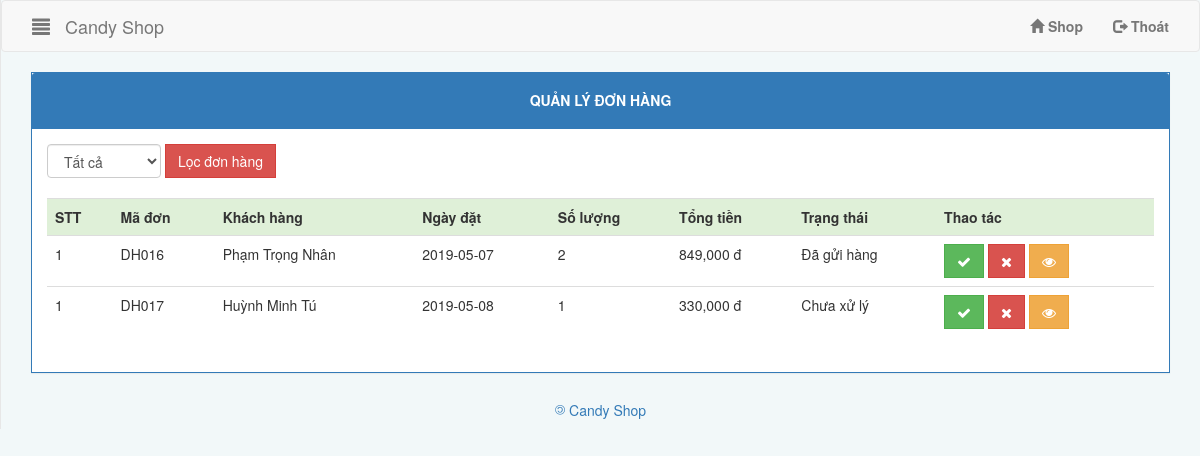
Screenshot of /Admin/Page/Home.php with the database file from the repository.
### tables this page shows
CREATE TABLE `oder` (
  `OderID` int(11) NOT NULL,
  `CustomerID` int(11) NOT NULL,
  `OderDate` date NOT NULL,
  `OderStatus` int(11) NOT NULL,
  `OrderPayment` int(11) NOT NULL,
  `TotalMoney` double NOT NULL,
  `TotalQuantity` int(11) NOT NULL
);

CREATE TABLE `customer` (
  `CustomerID` int(11) NOT NULL,
  `CustomerName` varchar(255) NOT NULL,
  `CustomerPhone` varchar(11) NOT NULL,
  `CustomerEmail` varchar(255) NOT NULL,
  `CustomerAdd` varchar(255) NOT NULL
);

### Admin/User-Control/ManageOrder.php (the view, shortened to what this page needs)
<div class="container-fluid">
    <div class="panel panel-primary">
        <div class="panel-heading text-center">
            <h5><strong>QUẢN LÝ ĐƠN HÀNG</strong></h5>
        </div>
        <div class="panel-body">
        <form method="POST">
        <div class="form-inline">
            <div class="form-group">
            <select class="form-control" name="filterChoose">
                <option value="4">Tất cả</option>
            </select>
            <input type="submit" class="btn btn-danger" value="Lọc đơn hàng" name="btnFilter">
            </div>
        </div>
        </form>
        <?php
            if(isset($_POST['btnFilter'])){
                if($_POST['filterChoose'] == 4){
                    $queryFilter = "SELECT * FROM oder INNER JOIN customer ON oder.CustomerID = customer.CustomerID";
                }else{
                    $queryFilter = "SELECT * FROM oder INNER JOIN customer ON oder.CustomerID = customer.CustomerID WHERE oderStatus=".$_POST['filterChoose'];
                }
            }else{
                $queryFilter = "SELECT * FROM oder INNER JOIN customer ON oder.CustomerID = customer.CustomerID";
            }
        ?>
        <br>
            <table class="table table-responsive">
                <tr class="bg-success">
                    <th>STT</th>
                    <th>Mã đơn</th>
                    <th>Khách hàng</th>
                    <th>Ngày đặt </th>
                    <th>Số lượng</th>
                    <th>Tổng tiền</th>
                    <th>Trạng thái</th>
                    <th>Thao tác</th>
                </tr>
                <?php
                function status($status){
                    switch($status){
                        case 0;
                        return "Chưa xử lý";
                        break;
                        case 1:
                        return "Đã gửi hàng";
                    }
                }
                    $query = $queryFilter;
                    $temp = mysqli_query($conn,$query);
                    $order = 1;
                    while($arrOrder = mysqli_fetch_assoc($temp)){
                        ?>
                        <tr>
                            <td><?php echo $order; ?></td>
                            <td>DH0<?php echo $arrOrder['OderID']; ?></td>
                            <td><?php echo $arrOrder['CustomerName']; ?> </td>
                            <td><?php echo $arrOrder['OderDate']; ?></td>
                            <td><?php echo $arrOrder['TotalQuantity']; ?></td>
                            <td><?php echo number_format($arrOrder['TotalMoney']);?> đ </td>
                            <td><?php echo status($arrOrder['OderStatus']); ?></td>
                            <td><a href="../Action/UpdateOrder.php?OrderID=<?php echo $arrOrder['OderID'] ?>&Status=1" class="btn btn-success"><i class="fa fa-check"></i></a> <a href="../Action/UpdateOrder.php?OrderID=<?php echo $arrOrder['OderID'] ?>&Status=2" class="btn btn-danger"><i class="fa fa-times"></i></a> <a href="?page=ViewOrder&OrderID=<?php echo $arrOrder['OderID']; ?>" class="btn btn-warning"><i class="fa fa-eye"></i></a></td>
                        </tr>
                        <?php
                    }
                ?>
            </table>
        </div>
    </div>
</div>

### Admin/CSS/AdminCSS.css (style rules this page uses)
body { background-color: #f2f8f9; }
.btn { border-radius: 0px !important; }
.panel { border-radius: 0px !important; }

### rows the page displays
oder: OderID "16", CustomerID.CustomerName "Phạm Trọng Nhân", OderDate "2019-05-07", TotalQuantity "2", TotalMoney "849,000", OderStatus "Đã gửi hàng"
oder: OderID "17", CustomerID.CustomerName "Huỳnh Minh Tú", OderDate "2019-05-08", TotalQuantity "1", TotalMoney "330,000", OderStatus "Chưa xử lý"
